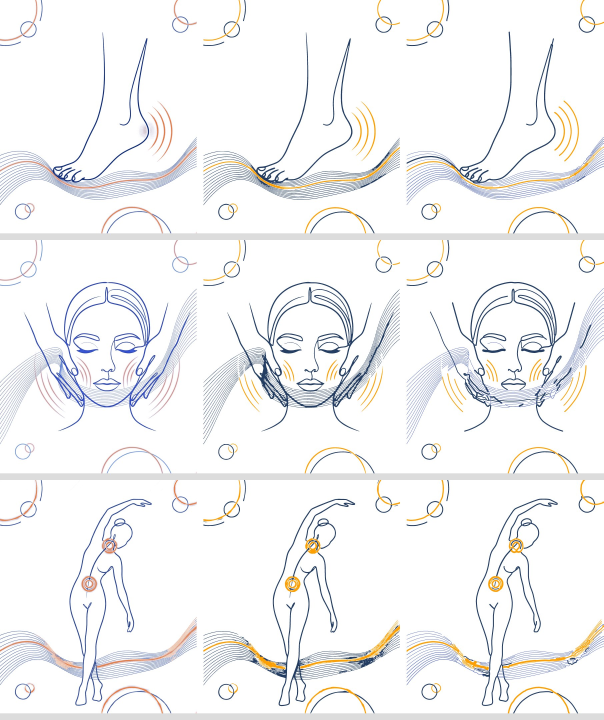
#> input picture _lab/svg-test/compare.jpg, 1810 x 2160 px (shown at 1/3 size)
$ python centerline.py ../../_lab/svg-test/compare.jpg ../../_lab/svg-test/original_10.jpg
#> lines starting #> are read from the running program, lines starting #| are printed output that depends on the picture; after the words box and inside, x2 and y2 are one past the last pixel; in counts of white or black regions, pixels touching at a corner belong together
"""Centerline vectoriser for the Ecomed voucher line drawings.

PNG (RGBA line art) -> layered SVG of single-stroke paths that can be drawn with stroke-dashoffset.
Layers: 'line' (navy/blue figure + decorative circles), 'thin' (the multi-line ribbons), 'accent' (orange).
Also writes potrace-style outline shapes per layer (for the hybrid 'outline revealed by centerline mask').

usage: centerline.py in.png out_prefix
"""
import sys, math, json
import numpy as np
from PIL import Image
from scipy import ndimage as ndi
from skimage.morphology import skeletonize, remove_small_objects, closing, disk
import warnings; warnings.filterwarnings('ignore')
from skimage.color import rgb2hsv
import potrace

src, out = sys.argv[1], sys.argv[2]
im = np.array(Image.open(src).convert('RGBA')).astype(np.float32) / 255
H, W = im.shape[:2]
rgb, a = im[..., :3], im[..., 3]
#> a: shape (2160, 1810) float32; every value is 1
hsv = rgb2hsv(rgb)
#> hsv: shape (2160, 1810, 3) float32; mean of channels 0, 1, 2 0.153, 0.0368, 0.966
hue, sat, val = hsv[..., 0] * 360, hsv[..., 1], hsv[..., 2]
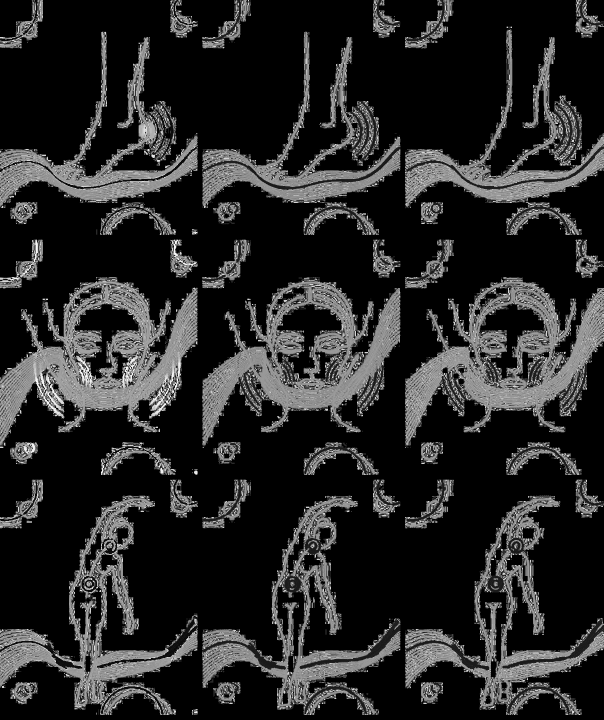
#> hue: shape (2160, 1810) float32 (shown at 1/3 size); min 0, max 359, mean 55.1; drawn with min black and max white
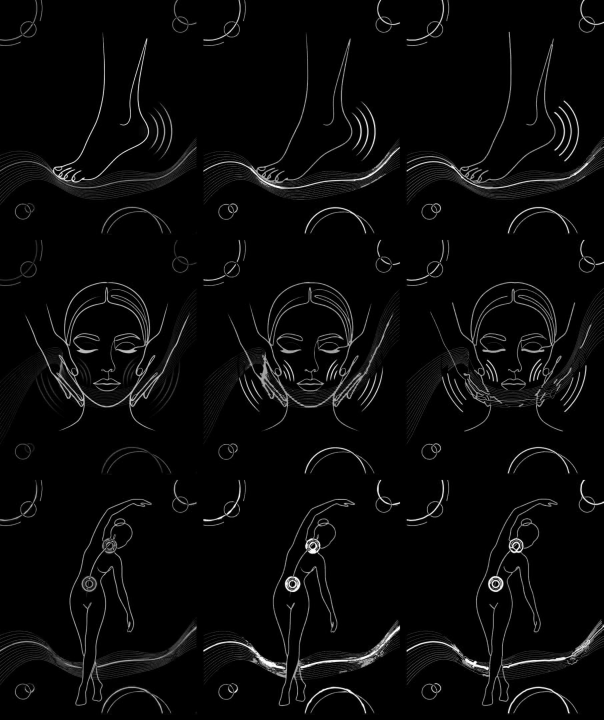
#> sat: shape (2160, 1810) float32 (shown at 1/3 size); min 0, max 1, mean 0.0366
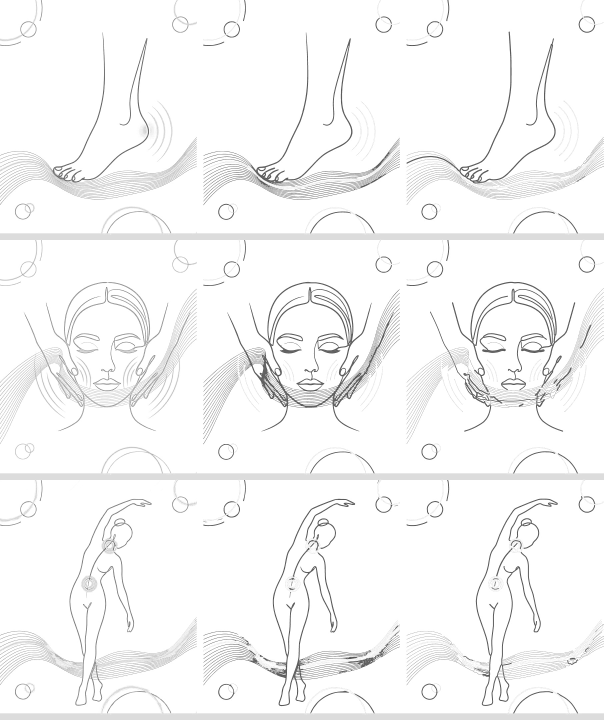
#> val: shape (2160, 1810) float32 (shown at 1/3 size); min 0.18, max 1, mean 0.968

ink = a > 0.35
#> ink: shape (2160, 1810) bool; every value is 1
orange = ink & (((hue <= 50) | (hue >= 345)) & (sat > 0.16) & (val > 0.55))
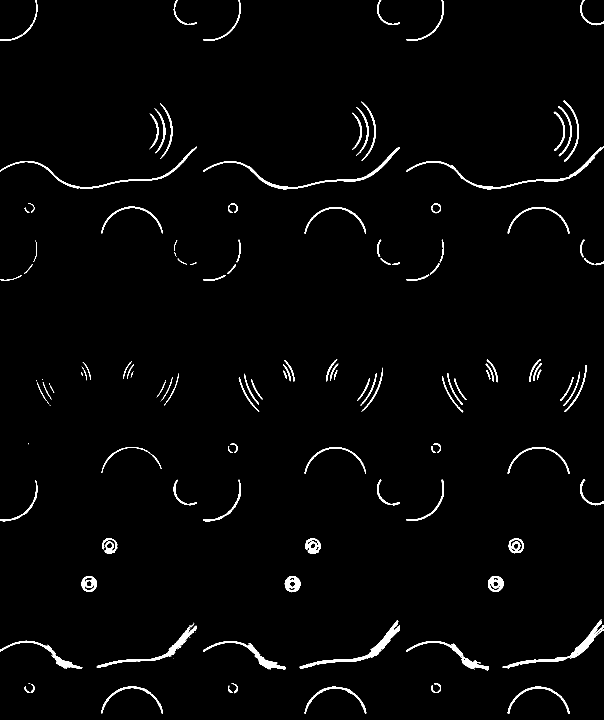
#> orange: shape (2160, 1810) bool (shown at 1/3 size); 1.8% white; 147 white regions (28 under 20 px), largest, box (x1, y1, x2, y2) and area: (899, 1860, 1200, 2006) 3780, (1508, 1858, 1810, 2005) 3528, (610, 441, 1200, 568) 3524
blue = ink & (hue >= 190) & (hue <= 265) & (sat > 0.22) & ~orange
#> blue: shape (2160, 1810) bool; 3.6% white; 5984 white regions (5748 under 20 px), largest, box (x1, y1, x2, y2) and area: (685, 846, 1180, 1292) 16913, (76, 846, 570, 1292) 16506, (1356, 846, 1725, 1177) 10077


def clean(m, min_size=40):
    m = closing(m, disk(1)).astype(bool)
    return remove_small_objects(m, min_size=min_size)


masks = {'line': clean(blue), 'accent': clean(orange)}
#> in clean, `return remove_small_objects(m, min_size=min_size)`:
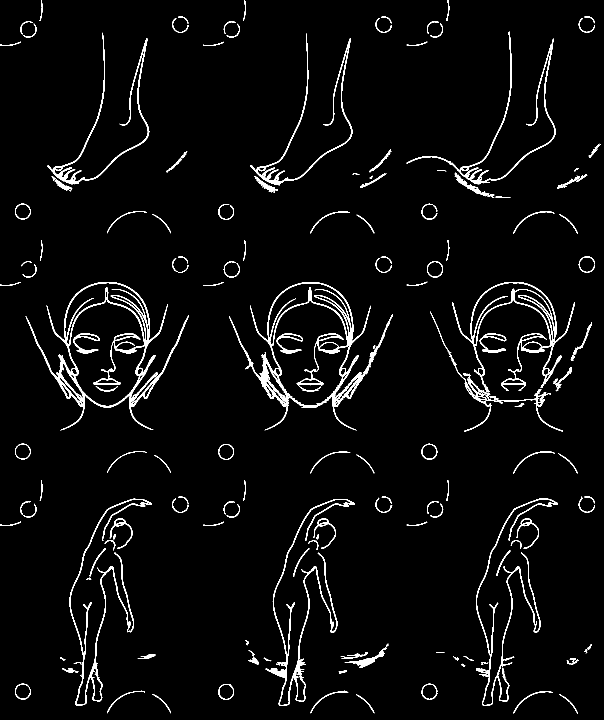
#> returned value: shape (2160, 1810) bool (shown at 1/3 size); 3.3% white; 145 white regions, largest, box (x1, y1, x2, y2) and area: (687, 846, 1179, 1291) 19468, (77, 846, 566, 1291) 18589, (1356, 846, 1725, 1177) 10246

N8 = [(-1, -1), (-1, 0), (-1, 1), (0, -1), (0, 1), (1, -1), (1, 0), (1, 1)]


def trace(skel):
    """Skeleton pixels -> list of (polyline[(y,x)...], closed) with junction-aware merging."""
    pts = set(zip(*np.nonzero(skel)))
    nb = {p: [(p[0] + dy, p[1] + dx) for dy, dx in N8 if (p[0] + dy, p[1] + dx) in pts] for p in pts}
    deg = {p: len(v) for p, v in nb.items()}
    junction = {p for p, d in deg.items() if d >= 3}
    # cluster adjacent junction pixels into one node
    node_of, nodes = {}, []
    for j in junction:
        if j in node_of:
            continue
        stack, comp = [j], []
        node_of[j] = len(nodes)
        while stack:
            q = stack.pop(); comp.append(q)
            for r in nb[q]:
                if r in junction and r not in node_of:
                    node_of[r] = len(nodes); stack.append(r)
        nodes.append(comp)
    visited_edge = set()
    edges = []  # dict(path, a, b) a/b node ids or None (endpoint)

    def walk(start, nxt):
        path = [start, nxt]
        visited_edge.add((start, nxt)); visited_edge.add((nxt, start))
        prev, cur = start, nxt
        while cur not in junction and deg[cur] == 2:
            cand = [r for r in nb[cur] if r != prev and (cur, r) not in visited_edge]
            if not cand:
                break
            # prefer 4-neighbours to avoid corner shortcuts
            cand.sort(key=lambda r: abs(r[0] - cur[0]) + abs(r[1] - cur[1]))
            r = cand[0]
            visited_edge.add((cur, r)); visited_edge.add((r, cur))
            path.append(r); prev, cur = cur, r
            if cur == start:
                break
        return path

    starts = [p for p, d in deg.items() if d == 1] + list(junction)
    for s in starts:
        for n in nb[s]:
            if (s, n) in visited_edge:
                continue
            if s in junction and n in junction and node_of[s] == node_of[n]:
                continue
            path = walk(s, n)
            a_ = node_of.get(path[0]); b_ = node_of.get(path[-1])
            edges.append({'path': path, 'a': a_, 'b': b_, 'closed': False})
    # pure cycles (circles) left over
    for p in pts:
        if deg[p] == 2 and not any((p, r) in visited_edge for r in nb[p]):
            path = walk(p, nb[p][0])
            edges.append({'path': path, 'a': None, 'b': None, 'closed': path[0] == path[-1] or len(path) > 20})
    # prune short spurs (endpoint <-> junction)
    edges = [e for e in edges if not (len(e['path']) < 12 and ((e['a'] is None) != (e['b'] is None)))]
    # merge through junctions: pair the most opposite directions
    # [4 lines left out: function direction, not called in this run]
    inc = {}
    for i, e in enumerate(edges):
        if e['a'] is not None: inc.setdefault(e['a'], []).append((i, True))
        if e['b'] is not None: inc.setdefault(e['b'], []).append((i, False))
    link = {}
    for nid, lst in inc.items():
        cands = []
        for x in range(len(lst)):
            for y in range(x + 1, len(lst)):
                (i, si), (j, sj) = lst[x], lst[y]
                if i == j: continue
                u, v = direction(edges[i], si), direction(edges[j], sj)
                nu, nv = np.linalg.norm(u), np.linalg.norm(v)
                if nu == 0 or nv == 0: continue
                cands.append((float(u @ v) / nu / nv, lst[x], lst[y]))
        cands.sort()
        used = set()
        for c, p1, p2 in cands:
            if c > -0.55 or p1 in used or p2 in used: continue
            used.add(p1); used.add(p2)
            link[p1] = p2; link[p2] = p1
    done, strokes = set(), []
    for i, e in enumerate(edges):
        if i in done: continue
        # walk backwards to the start of the chain
        cur, at_start = i, True
        seen = {i}
        while (cur, at_start) in link:
            j, sj = link[(cur, at_start)]
            if j in seen: break
            seen.add(j); cur, at_start = j, not sj
        chain, ci, forward = [], cur, at_start
        while True:
            done.add(ci)
            pth = edges[ci]['path'] if forward else edges[ci]['path'][::-1]
            chain.extend(pth if not chain else pth[1:])
            end_key = (ci, not forward)
            if end_key not in link: break
            j, sj = link[end_key]
            if j in done: break
            ci, forward = j, sj
        closed = len(chain) > 20 and math.dist(chain[0], chain[-1]) < 3
        strokes.append((chain, closed or e['closed']))
    return strokes


# [34 lines left out: functions rdp, to_path, not called in this run]


COL = {'line': '#233D63', 'thin': '#5b6fc0', 'accent': '#FD9E01'}
layers = {'line': [], 'thin': [], 'accent': []}
stats = {}
for name, m in masks.items():
    dt = ndi.distance_transform_edt(m)
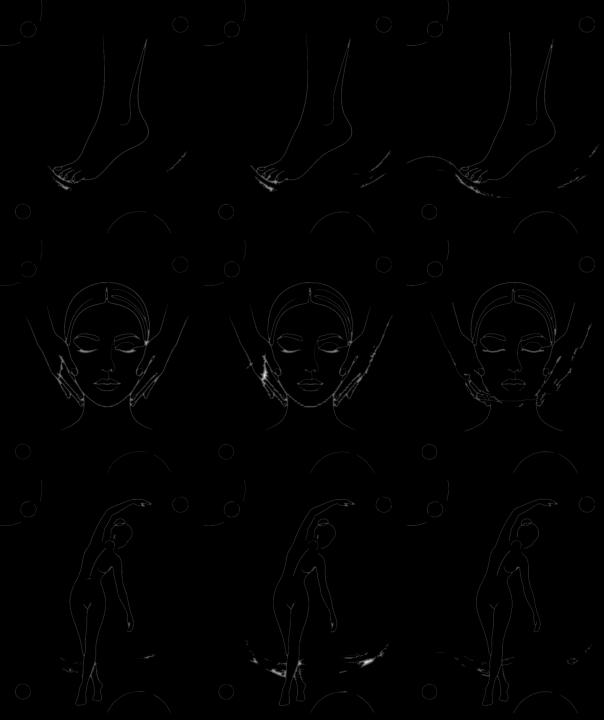
#> dt: shape (2160, 1810) float64 (shown at 1/3 size); min 0, max 9.85, mean 0.0493; drawn with min black and max white
    sk = skeletonize(m)
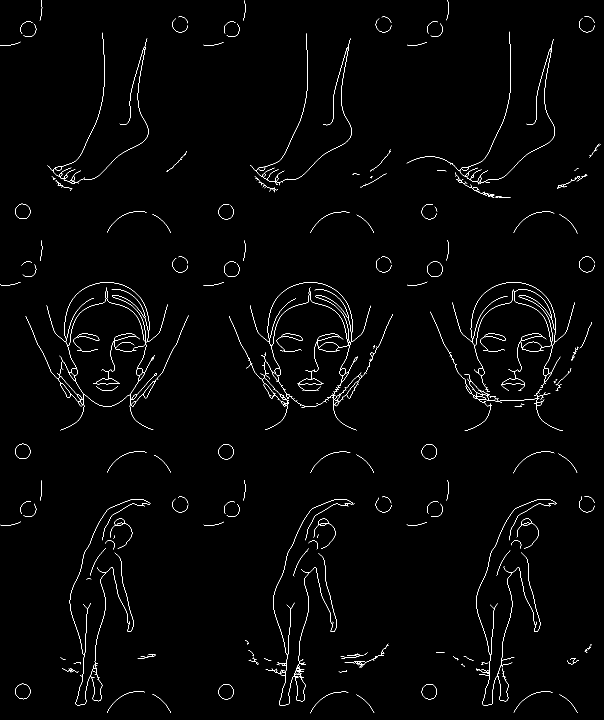
#> sk: shape (2160, 1810) bool (shown at 1/3 size); 0.92% white in thin lines or dots
    strokes = trace(sk)
#> in trace, `pts = set(zip(*np.nonzero(skel)))`: pts = 35953 items
#> in trace, `junction = {p for p, d in deg.items() if d >= 3}`: junction = 1975 items
#> the loop in trace, `for j in junction:` made 1975 passes
#> after the loop in trace, `for j in junction:`: nodes = 573 items
#> in trace, `starts = [p for p, d in deg.items() if d == 1] + list(junction)`: starts = 2632 pairs, first value 0 to 2139, second value 0 to 1801
#> in walk, `path = [start, nxt]`: path = [(1039, 1130), (1040, 1130)]
#> in walk, `prev, cur = start, nxt`: prev = (1039, 1130); cur = (1040, 1130)
#> the loop in walk, `while cur not in junction and deg[cur] == 2:` made 1 pass
#> (prev, cur) on pass 1: ((1040, 1130), (1041, 1131))
#> after the loop in walk, `while cur not in junction and deg[cur] == 2:`: path = [(1039, 1130), (1040, 1130), (1041, 1131)]; visited_edge = 4 items
#> in trace, `path = walk(s, n)`: path = [(1039, 1130), (1040, 1130), (1041, 1131)]
#> in trace, `b_ = node_of.get(path[-1])`: b_ = 325
    for poly, closed in strokes:
        if len(poly) < 14: continue
        w = 2 * float(np.median([dt[p] for p in poly]))
        r = to_path(poly, closed)
        if not r: continue
        lay = 'thin' if (name == 'line' and w < 3.2) else name
        if (lay == 'thin' and len(poly) < 45) or len(poly) < 22:
            continue  # crossing debris
        layers[lay].append((r[0], max(1.2, round(w, 1)), r[1]))
    stats[name] = len(strokes)

# [9 lines left out: function svg_center, not called in this run]

open(out + '_centerline.svg', 'w').write(svg_center())

# potrace outlines per layer (filled shapes, exact line weights)
# [14 lines left out: function outline_paths, not called in this run]

outl = {k: outline_paths(v) for k, v in masks.items()}
s = [f'<svg xmlns="http://www.w3.org/2000/svg" viewBox="0 0 {W} {H}">']
s.append(f'<path data-layer="line" fill="{COL["line"]}" fill-rule="evenodd" d="{outl["line"]}"/>')
s.append(f'<path data-layer="accent" fill="{COL["accent"]}" fill-rule="evenodd" d="{outl["accent"]}"/>')
s.append('</svg>')
open(out + '_potrace.svg', 'w').write('\n'.join(s))
json.dump({'W': W, 'H': H, 'outline': outl,
           'center': {k: [(d, w) for d, w, _ in sorted(v, key=lambda t: -t[2])] for k, v in layers.items()}},
          open(out + '_data.json', 'w'))
print(src.split('/')[-1], {k: len(v) for k, v in layers.items()}, 'raw strokes', stats)

$ run again, on _lab/svg-test/original_15.jpg
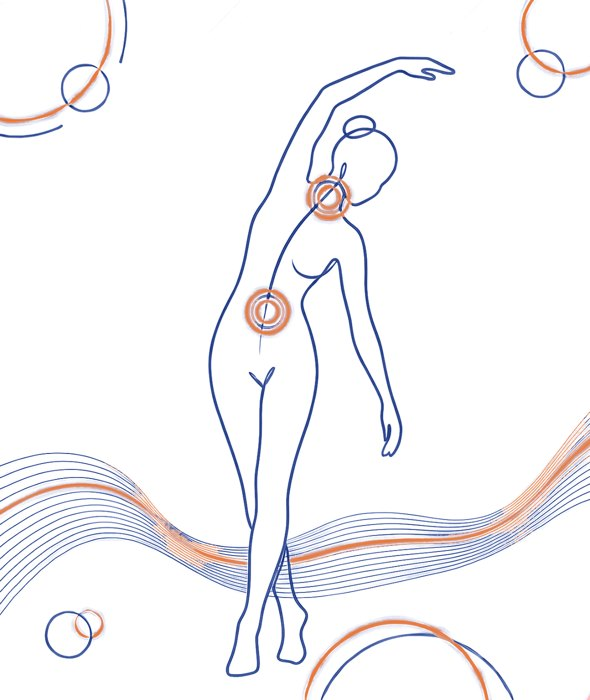
#> input picture _lab/svg-test/original_15.jpg, 590 x 700 px
#> a: shape (700, 590) float32; every value is 1
#> hsv: shape (700, 590, 3) float32; mean of channels 0, 1, 2 0.15, 0.0327, 0.977
#> ink: shape (700, 590) bool; every value is 1
#> `orange = ink & (((hue <= 50) | (hue >= 345)) & (sat > 0.16) & (val > 0..`:
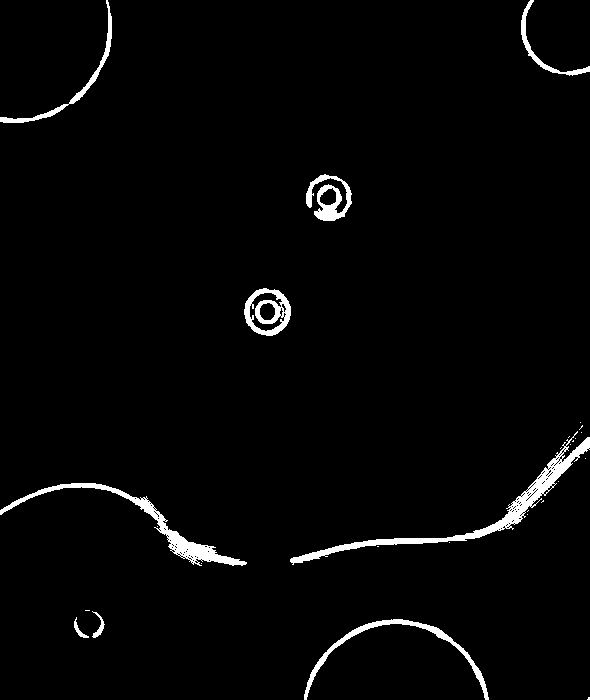
#> orange: shape (700, 590) bool; 2.4% white; 28 white regions (19 under 20 px), largest, box (x1, y1, x2, y2) and area: (290, 431, 590, 565) 2965, (0, 483, 247, 566) 2121, (304, 619, 489, 700) 1290
#> blue: shape (700, 590) bool; 3.1% white; 597 white regions (575 under 20 px), largest, box (x1, y1, x2, y2) and area: (208, 56, 455, 677) 7541, (329, 115, 398, 206) 753, (321, 633, 435, 700) 367
#> m: shape (700, 590) bool; 3.2% white; 533 white regions (505 under 20 px), largest, box (x1, y1, x2, y2) and area: (208, 56, 455, 677) 7657, (329, 115, 398, 206) 761, (321, 633, 435, 700) 367
#> m: shape (700, 590) bool; 2.5% white; 18 white regions (9 under 20 px), largest, box (x1, y1, x2, y2) and area: (290, 431, 590, 565) 3278, (0, 483, 247, 566) 2245, (304, 619, 489, 700) 1292
#> `sk = skeletonize(m)`:
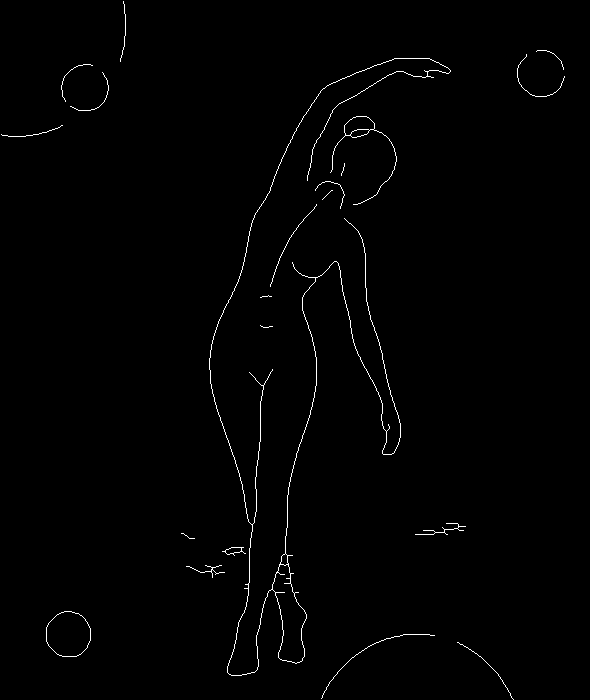
#> sk: shape (700, 590) bool; 0.86% white in thin lines or dots
#> pts = 3564 items
#> junction = 108 items
#> the loop in trace, `for j in junction:` made 108 passes
#> j on passes 9, 12, 14, 18, 20, 24, 26, 29: (277, 316), (530, 444), (548, 241), (532, 443), (551, 240), (569, 211), (528, 457), (550, 225)
#> after the loop in trace, `for j in junction:`: nodes = 32 items
#> starts = 174 pairs, first value 1 to 699, second value 1 to 564
#> in walk, `path = [start, nxt]`: path = [(526, 465), (526, 464)]
#> in walk, `prev, cur = start, nxt`: prev = (526, 465); cur = (526, 464)
#> the loop in walk, `while cur not in junction and deg[cur] == 2:` made 5 passes
#> (prev, cur) on passes 1 to 5: ((526, 464), (526, 463)), ((526, 463), (526, 462)), ((526, 462), (526, 461)), ((526, 461), (526, 460)), ((526, 460), (526, 459))
#> after the loop in walk, `while cur not in junction and deg[cur] == 2:`: path = [(526, 465), (526, 464), (526, 463), (526, 462), (526, 461), (526, 460), (526, 459)]; visited_edge = 12 items
#> b_ = 12
